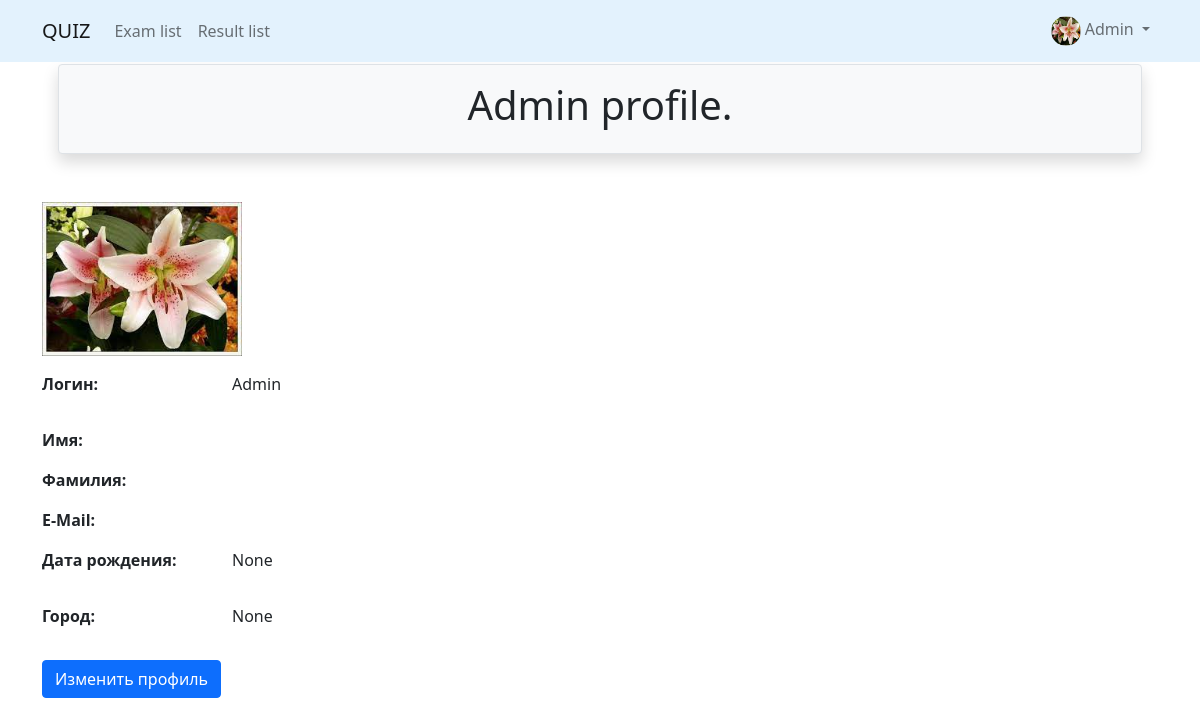
The app's page /accounts/profile/ (signed in), older data.
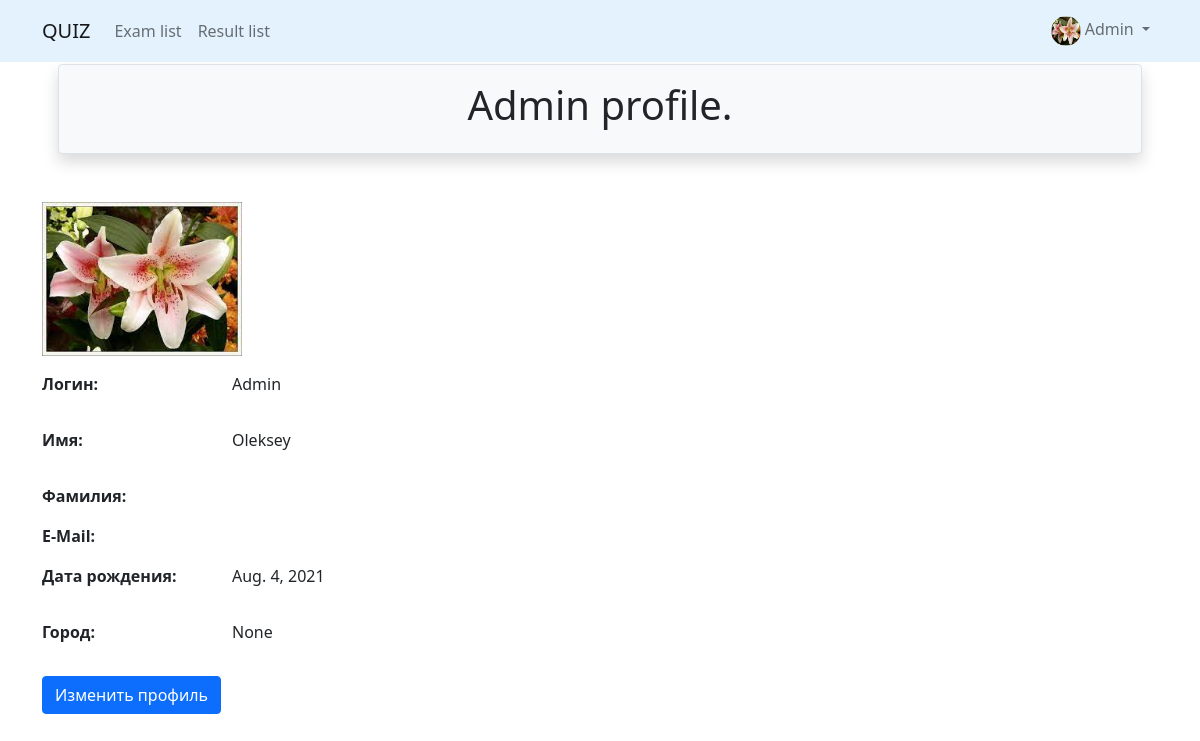
The same page, newer data.
### accounts/models.py (models this page shows, shortened)
class CustomUser(AbstractUser):
    is_activated = models.BooleanField(default=True, db_index=True)
    avatar = models.ImageField(upload_to='profile/', default='default.jpg')
    birthday = models.DateField(null=True, blank=True)
    city = models.CharField(max_length=50, null=True, blank=True)
    raiting = models.PositiveSmallIntegerField(null=True, blank=True)
    class Meta(AbstractUser.Meta):
        pass

### accounts/views.py (the view)
# urls.py: path('profile/', account_profile_view, name='profile'),
def account_profile_view(request):
    return render(request, 'accounts/profile.html')

### accounts/templates/accounts/profile.html (shortened to what this page needs)
{% extends 'base.html' %}
{% load crispy_forms_tags %}
{% block header %}
    {{ user.username }} profile.
{% endblock %}
{% block content %}
    <div class="row mb-3">
      <div class="col-sm-10">
          <img src="{{ user.avatar.url }}" width="200px" />
      </div>
    </div>
    <div class="row mb-3">
      <label for="username" class="col-sm-2"><strong>Логин:</strong></label>
      <div class="col-sm-10">
          <p id="username">{{ user.username }}</p>
      </div>
    </div>
    <div class="row mb-3">
      <label for="firstname" class="col-sm-2"><strong>Имя:</strong></label>
      <div class="col-sm-10">
          <p id="firstname">{{ user.first_name }}</p>
      </div>
    </div>
    <div class="row mb-3">
      <label for="lastname" class="col-sm-2"><strong>Фамилия:</strong></label>
      <div class="col-sm-10">
      </div>
    </div>
    <div class="row mb-3">
      <label for="email" class="col-sm-2"><strong>E-Mail:</strong></label>
      <div class="col-sm-10">
      </div>
    </div>
    <div class="row mb-3">
      <label for="birthday" class="col-sm-2"><strong>Дата рождения:</strong></label>
      <div class="col-sm-10">
          <p id="birthday">{{ user.birthday }}</p>
      </div>
    </div>
    <div class="row mb-3">
      <label for="city" class="col-sm-2"><strong>Город:</strong></label>
      <div class="col-sm-10">
          <p id="city">{{ user.city }}</p>
      </div>
    </div>
    <a class="btn btn-primary" href="{% url 'accounts:profile_change' %}">Изменить профиль</a>
{% endblock %}

### templates/includes/nav_bar.html (shortened to what this page needs)
{% load static %}
<nav class="navbar navbar-light fixed-top navbar-expand-lg font-weight-bold" style="background-color: #e3f2fd;">
  <div class="container">
    <a class="navbar-brand" href="{% url 'index' %}">QUIZ</a>
    <div class="collapse navbar-collapse" id="navbarSupportedContent">
      <ul class="navbar-nav me-auto mb-2 mb-lg-0">
          <li class="nav-item">
              <a class="nav-link" href="{% url 'quizzes:list' %}">Exam list</a>
          </li>
          <li class="nav-item">
              <a class="nav-link" href="{% url 'quizzes:result_list' %}">Result list</a>
          </li>
      </ul>
      <ul class="navbar-nav">
        <li class="nav-item dropdown">
          <a class="nav-link dropdown-toggle" href="#" id="navbarDropdown3" role="button" data-bs-toggle="dropdown" aria-expanded="false">
            {% if user.is_authenticated %}
              <img class="rounded-circle" width="30" height="30" src="{{ user.avatar.url }}" />
              {{ user.username }}
            {% else %}
              <img class="rounded-circle" width="30" height="30" src="{% static 'images/default.png' %}" />
              Кабинет
            {% endif %}
          </a>
        </li>
      </ul>
    </div>
  </div>
</nav>

Row changes from the older to the newer data that the page shows:
changed CustomUser "Admin": first_name (not shown) → "Oleksey"; birthday "None" → "Aug. 4, 2021"
